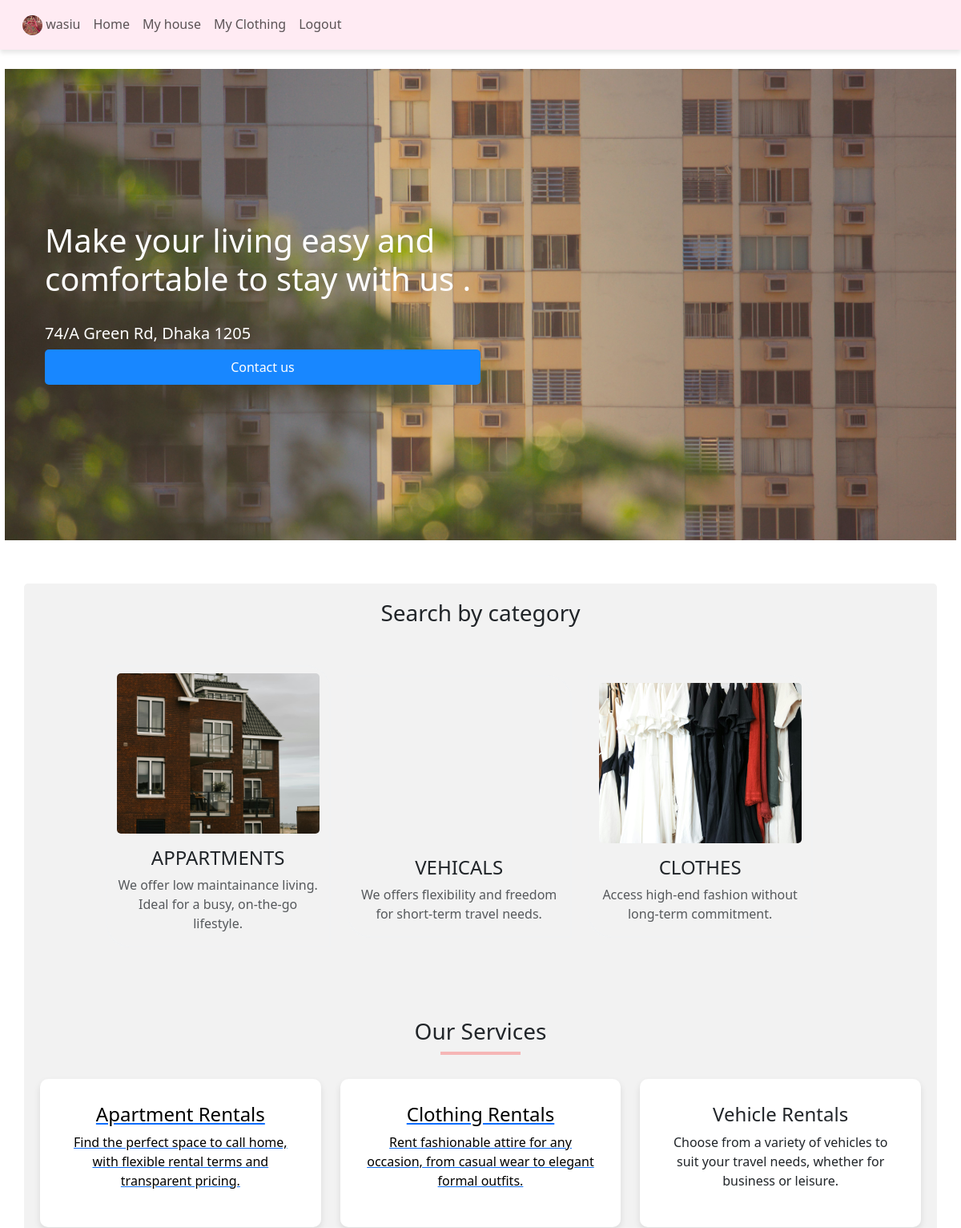
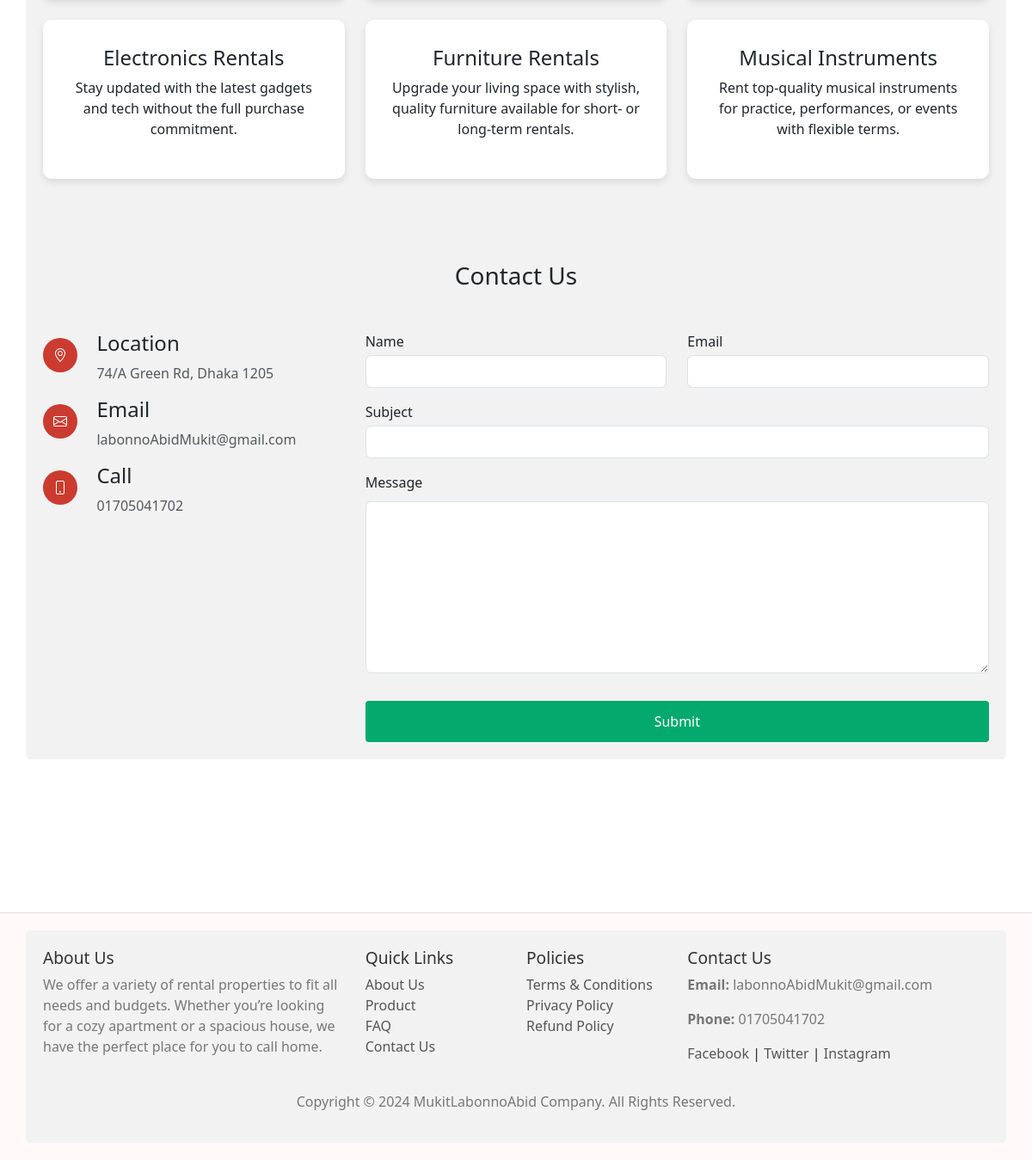
Screenshot of / (signed in) with the database file from the repository (2 pictures, top to bottom).
### accounts/models.py (models this page shows)
class User(AbstractUser):
    USER_TYPE_CHOICES = (
        ('renter', 'Renter'),
        ('owner', 'House Owner'),
    )
    user_type = models.CharField(max_length=10, choices=USER_TYPE_CHOICES)
    profile_picture = models.ImageField(upload_to='profile_pics/', default='profile_pics/default.jpg')

### houses/views.py (the view)
# urls.py: path('', home.home, name='home'),
@login_required
@login_required
def home(request):
    houses = House.objects.all()
    con = {
        'houses': houses  # Change this t     o 'hom' to match the template
    }
    return render(request, template_name='house/index.html', context=con)

### template/house/index.html (shortened to what this page needs)
{% extends 'base.html' %}
{% load static %}
{% block content %}
	<div class="content-wrapper pb-5">
		<div class="container-fluid p-0">
			<div class="home-image p-0" style="background-image:url('static/index/bgImage.jpg')">
				<div class="home-content">
					<h1> Make your living easy and comfortable to stay with us .</h1><br>
					<h5>74/A Green Rd, Dhaka 1205</h5>
					<a href="#" class="btn btn-light mt-2">Contact us</a>
				</div>
			</div>
		</div>
		<div class="mt-5 container bg-customg">
			<h3 class="text-center">Search by category</h3><br>
			<div class="mt-3 row align-items-center">
				<div class="col-md-3 offset-md-1 brd-2">
					<div class="cat-img mt-2" style="background-image:url('static/index/House.jpg');">
					</div>
					<div class="text-center mt-3">
						<h4>APPARTMENTS</h4>
						<p class="text-muted fs-16">We offer low maintainance living. Ideal for a busy, on-the-go lifestyle.</p>
					</div>
				</div>
				<div class="col-md-3 brd-2">
						<div class="cat-img mt-2" style="background-image:url('static/index/Cycle-image.jpg');">
						</div>
					<div class="text-center mt-3">
						<h4>VEHICALS</h4>
						<p class="text-muted fs-16">We offers flexibility and freedom for short-term travel needs.</p>
					</div>
				</div>
				<div class="col-md-3 brd-2">
						<div class="cat-img mt-2" style="background-image:url('static/index/Clothes.jpg');">
						</div>
					<div class="text-center mt-3">
						<h4>CLOTHES</h4>
						<p class="text-muted fs-16"> Access high-end  fashion without long-term  commitment. </p>
					</div>
				</div>
			</div>
			<br>
	        <div class="services-title mt-5">
	            <h3>Our Services</h3>
	            <hr>
	        </div>
	        <div class="row">
	          <div  class="col-md-4" >
                  <a href="{% url 'allhouse' %}">
	              <div class="service-box">
	                <h4 style="color:black ;  text-decoration: none;" >Apartment Rentals</h4>
	                <p style="color:black;  text-decoration: none;" >Find the perfect space to call home, with flexible rental terms and transparent pricing.</p>
                      </a>
	              </div>
			<br>
	          </div>
	        <div class="col-md-4 mb-4">
                    <a   href="{% url 'clothing' %}">
	              <div class="service-box">
	                <h4 style="color:black; text-decoration: none">Clothing Rentals</h4>
	                <p style="color:black;text-decoration: none;">Rent fashionable attire for any occasion, from casual wear to elegant formal outfits.</p>
                       </a>
	              </div>
            </div>
	          <div class="col-md-4 mb-4">
	              <div class="service-box">
	                <h4>Vehicle Rentals</h4>
	                <p>Choose from a variety of vehicles to suit your travel needs, whether for business or leisure.</p>
	              </div>
	          </div>
	          <div class="col-md-4 mb-4">
	              <div class="service-box">
	                <h4>Electronics Rentals</h4>
	                <p>Stay updated with the latest gadgets and tech without the full purchase commitment.</p>
	              </div>
	          </div>
	          <div class="col-md-4 mb-4">
	              <div class="service-box">
	                <h4>Furniture Rentals</h4>
	                <p>Upgrade your living space with stylish, quality furniture available for short- or long-term rentals.</p>
	              </div>
	          </div>
	          <div class="col-md-4 mb-4">
	              <div class="service-box">
	                <h4>Musical Instruments</h4>
	                <p>Rent top-quality musical instruments for practice, performances, or events with flexible terms.</p>
	              </div>
	          </div>
	        </div><br>
			<div class="row mt-5">
				<h3 class="text-center mb-5">Contact Us</h3>
				<div class="col-md-4">
					<div class="row">
						<div class="col-md-2 mt-3">
							<i class="bi bi-geo-alt info-icon "></i>
						</div>
						<div class="col-md-10">
							<h4>Location</h4>
							<p class="text-muted">74/A Green Rd, Dhaka 1205</p>
						</div>
					</div>
					<div class="row">
						<div class="col-md-2 mt-3">
							<i class="bi bi-envelope info-icon "></i>
						</div>
						<div class="col-md-10">
							<h4>Email</h4>
							<p class="text-muted">labonnoAbidMukit@gmail.com</p>
						</div>
					</div>
					<div class="row">
						<div class="col-md-2 mt-3">
							<i class="bi bi-phone info-icon "></i>
						</div>
						<div class="col-md-10">
							<h4>Call</h4>
							<p class="text-muted">01705041702</p>
						</div>
					</div>
				</div>
				<div class="col-md-8">
					<form action="#">
						<div class="row">
							<div class="col-md-6">
								<div class="form-group">
								    <label class="mb-1" for="exampleInputEmail1">Name</label>
								    <input type="email" class="form-control" id="exampleInputEmail1" aria-describedby="emailHelp" placeholder="">
								  </div>
							</div>
							<div class="col-md-6">
								<div class="form-group">
								    <label class="mb-1" for="exampleInputEmail1">Email</label>
								    <input type="email" class="form-control" id="exampleInputEmail1" aria-describedby="emailHelp" placeholder="">
								  </div>
							</div>
							<div class="col-md-12 mt-3">
								<div class="form-group">
								    <label class="mb-1" for="exampleInputEmail1">Subject</label>
								    <input type="email" class="form-control" id="exampleInputEmail1" aria-describedby="emailHelp" placeholder="">
								  </div>
							</div>
							<div class="form-group mt-3">
							    <label class="mb-1" for="exampleFormControlTextarea1">Message</label>
							    <textarea class="form-control" id="exampleFormControlTextarea1" rows="3"></textarea>
							 </div>
						</div>
						<button type="submit" class="btn btn-danger mt-3">Submit</button>
					</form>
				</div>
			</div>
{% endblock %}

### template/includes/header.html (shortened to what this page needs)
<header>
	<nav class="navbar navbar-expand-lg bg-custom p-3 m-4">
	      <div class="collapse navbar-collapse" id="navbarNav">
	        <div class="d-flex justify-content-between">
	        	<div style="padding-left:20px;">
	        		<ul class="navbar-nav">
                   {% if user.is_authenticated %}
                        <li class="nav-item">
                            <a class="nav-link" href="{% url 'my_profile' %}">
                                <img class="nav-avatar" src="{{ user.profile_picture.url }}" alt="Profile Picture" style="width: 40px; height: 40px; border-radius: 50%;">
                                 <span class="navbar-text">{{ user.username }}</span>
                            </a>
                        </li>
                       <li class="nav-item">
			              <a  class="nav-link" href="{% url 'home' %}">Home</a>
			          </li>
                       <li class="nav-item">
                        <a  class="nav-link"  href="{% url 'house_list' %}">My house</a>
			          </li>
                        <li class="nav-item">
                         <a class="nav-link" href="{% url 'clothing_list' %}">My Clothing</a>
			          </li>
			          <li class="nav-item">
			            <a class="nav-link" href="{% url 'logout' %}">Logout</a>
			          </li>
                         {% endif %}
	        		</ul>
	        	</div>
	        </div>
	      </div>
	</nav>
</header>

### static/style.css (style rules this page uses)
.home-image { height: 600px !important; width: 100% !important; background-size: cover; background-repeat: no-repeat; background-position: center; border: 6px solid #fff; position: relative; opacity: 0.9; }
.cat-img { height: 200px !important; width: 100% !important; background-size: cover; background-repeat: no-repeat; background-position: center; border-radius: 5px; }
.brd-2 { margin-right: 20px; border-top-right-radius: 30px; border-bottom-left-radius: 30px; border: 2px solid #f1f2f3; }
.bg-custom { --bs-bg-opacity: 1; background-color: rgb(214 220 227) !important; }
.nav-avatar { height: 25px !important; width: 25px !important; background-size: cover; background-repeat: no-repeat; background-position: center; border-radius: 50%; }
.info-icon { color: white; padding: 9px 12px; background-color: #cc3b2f; border-radius: 50%; }
#navbarNav { position: fixed; top: 0; left: 0; width: 100%; background-color: #ffebf3; padding: 10px 0; text-align: center; box-shadow: 0px 4px 6px rgba(0, 0, 0, 0.1); z-index: 1000; }
.service-box { background-color: #fff; border-radius: 10px; box-shadow: 0 4px 8px rgba(0, 0, 0, 0.1); padding: 30px; text-align: center; transition: background-color 0.5s ease; }
.services-title { text-align: center; margin-bottom: 30px; }
.services-title hr { border: 2px solid #ff0101; width: 100px; margin: 0 auto; }
.home-content { padding-top: 190px; color:rgb(255, 255, 255); width: 50%; padding-left:50px; }
.content-wrapper { margin-bottom: 130px; }
a:link, a:visited { cursor: auto; }
.btn { display: block; width: 100%; padding: 10px; background-color: #007bff; color: #fff; border: none; border-radius: 5px; font-size: 1rem; cursor: pointer; margin-top: 15px; }
input[type=text], input[type=file], select, textarea { width: 100%; padding: 12px; border: 1px solid #ccc; border-radius: 4px; box-sizing: border-box; margin-top: 6px; margin-bottom: 16px; resize: vertical; }
button[type=submit] { background-color: #04AA6D; color: white; padding: 12px 20px; border: none; border-radius: 4px; cursor: pointer; }
.container { border-radius: 5px; background-color: #f2f2f2; padding: 20px; }
input[type=text], input[type=number], textarea, select { width: 100%; padding: 12px; border: 1px solid #ccc; border-radius: 4px; box-sizing: border-box; margin-top: 6px; margin-bottom: 16px; resize: vertical; }
textarea { height: 200px; }

### rows the page displays
User: profile_picture (picture), username "wasiu"
